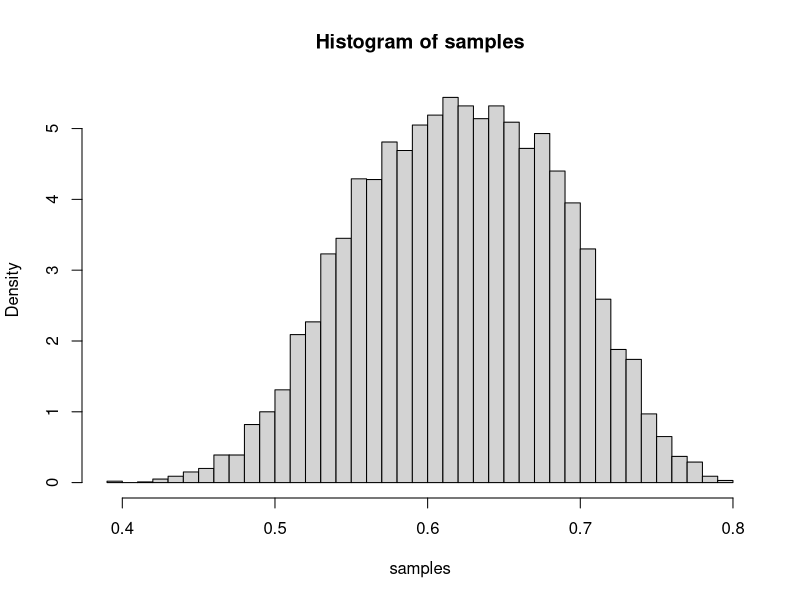

R code for this plot: (Note: this script raises an error after producing the figure.)
## ---- chunk 1
# f is the  posterior function to sample from, not normalized
# theta: parameter between 0 and 1, sampled from U(0,1)
# y: observed values
f <- function(theta, y) {
  return((2+theta)^y[1]*(1-theta)^(y[2]+y[3])*theta^y[4])
}

# alpha finds the acceptance probability alpha
alpha <- function(theta, y) {
  max_f = optimize(f, interval = c(0,1), maximum = TRUE, y=y)
  c = max_f$objective
  g = runif(1)
  return(f(theta, y)/(c*g))
}

# rejection_d samples from the posterior by rejection sampling
# n: number of samples to generate
rejection_d <- function(y, n) {
  out = 1:n
  g = function() {return(runif(1))}
  
  for (i in 1:n) {
    finished = 0
    while(finished==0) {
      u = runif(1)
      theta = g()
      alpha = alpha(theta, y)
      print(alpha)
      if(u <= alpha) {
        out[i] = theta
        finished = 1
      }
    }
  }
  return(out)
}

y = c(125,18,20,34)

#The multinomial mass function
mass_function = function(theta, y) {
  int = integrate(f, 0, 1) # integrate f*(theta|y) from 0 to 1
  c = 1 / (int$value) # use integral to find the normalizing constant
  return(c*f(theta, y)) # f(theta|y)
}

#Tests the implementation
test_D1 = function(y,n) {
  samples = rejection_d(y,n)
  hist(samples, breaks = 30, freq = FALSE, main = bquote("Histogram of samples"))
  curve(mass_function, col = "red", lwd = 2, add=TRUE)
}

test_D1(y,10000)
